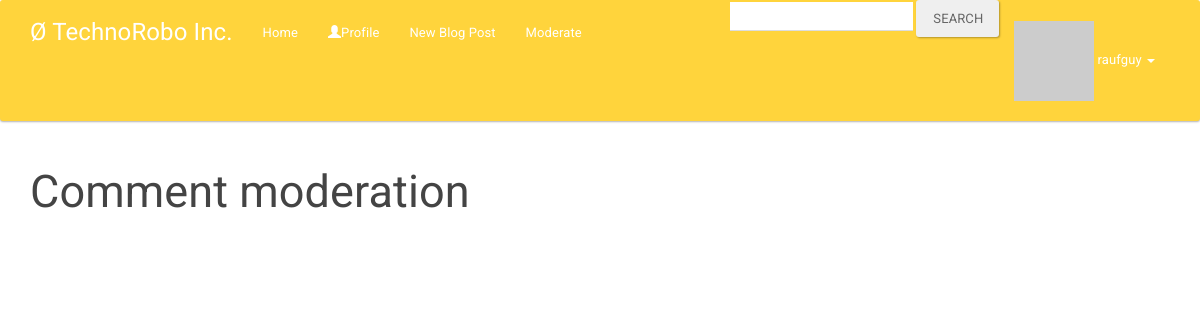
Page /moderate (signed in) on the earlier database version.
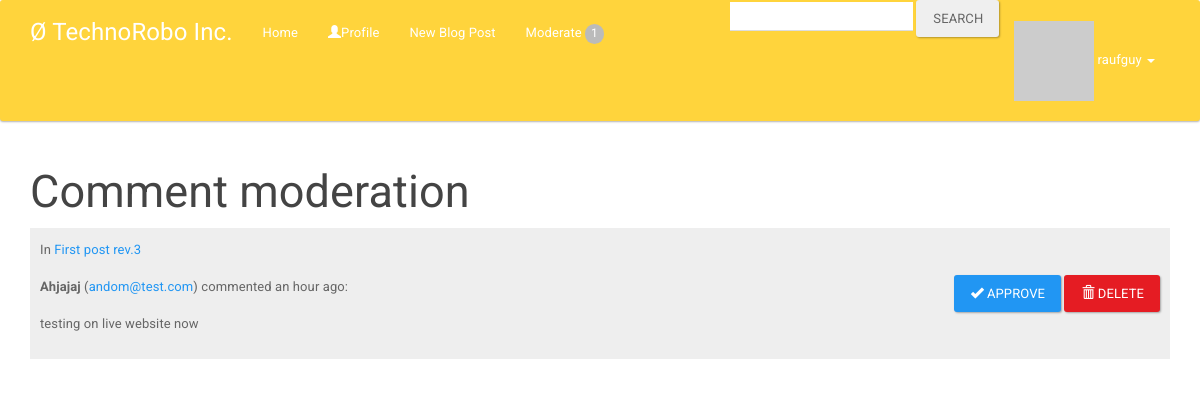
Same page on the later database version.
### blogapp/models.py (models this page shows, shortened)
class Comment(db.Model):
    __tablename__ = 'comments'
    id = db.Column(db.Integer, primary_key=True)
    body = db.Column(db.Text)
    body_html = db.Column(db.Text)
    timestamp = db.Column(db.DateTime, index=True, default=datetime.utcnow)
    author_id = db.Column(db.Integer, db.ForeignKey('users.id'))
    author_name = db.Column(db.String(64))
    author_email = db.Column(db.String(64))
    notify = db.Column(db.Boolean, default=True)
    approved = db.Column(db.Boolean, default=False)
    blogpost_id = db.Column(db.Integer, db.ForeignKey('blogposts.id'))

class BlogPost(db.Model):
    __tablename__ = 'blogposts'
    __searchable__ = ['title', 'description']
    id = db.Column(db.Integer, primary_key=True)
    title = db.Column(db.String(128), nullable=False)
    description = db.Column(db.Text)
    slides = db.Column(db.Text())
    video = db.Column(db.Text ())
    user_id = db.Column(db.Integer, db.ForeignKey('users.id'))
    venue = db.Column(db.String(128))
    venue_url = db.Column(db.String(128))
    date = db.Column(db.DateTime())
    comments = db.relationship('Comment', lazy='dynamic', backref='blogpost')

### blogapp/blog/routes.py (the view)
@blog.route('/moderate')
@login_required
def moderate():
    comments = current_user.for_moderation().order_by(Comment.timestamp.asc())
    return render_template('blog/moderate.html', comments=comments)

### blogapp/blog/forms.py
class SearchForm(Form):
    search = StringField('search', validators=[Required()])

### blogapp/blog/routes.py (called while the page is built)
@blog.before_request
def before_request():
    g.user = current_user
    g.search_form = SearchForm()
    if g.user.is_authenticated():
        g.user.last_seen = datetime.utcnow()
        db.session.add(g.user)
        db.session.commit()

@blog.after_request
def after_request(response):
    for query in get_debug_queries():
        if query.duration >= current_app.config['DATABASE_QUERY_TIMEOUT']:
            current_app._get_current_object().logger.warning("SLOW QUERY: %s\nParameters: %s\nDuration: %fs\nContext: %s\n" % (query.statement, query.parameters, query.duration, query.context))
    return response

### blogapp/models.py (called while the page is built)
@login_manager.user_loader
def load_user(user_id):
    return User.query.get(int(user_id))

    def for_moderation(self, admin=False):
        if admin and self.is_admin:
            return Comment.for_moderation()
        return Comment.query.join(BlogPost, Comment.blogpost_id == BlogPost.id).\
            filter(BlogPost.author == self).filter(Comment.approved == False)

### blogapp/templates/blog/moderate.html (shortened to what this page needs)
{% extends "base.html" %}
{% block page_content %}
<h2>Comment moderation</h2>
<ul class="comment-list">
{% for comment in comments %}
    {% set ablogpost = comment.blogpost %}
    <li class="comment">
        <p>In <a href="{{ url_for('blog.getblogpost', id=ablogpost.id) }}">{{ ablogpost.title }}</a></p>
        {% include "blog/_comment.html" %}
    </li>
{% endfor %}
</ul>
{% endblock %}

### blogapp/templates/base.html (shortened to what this page needs)
{% extends "bootstrap/base.html" %}
{% block head %}
{{ super() }}
<link rel="stylesheet" type="text/css" href="{{ url_for('static', filename='styles.css') }}">
<link rel="stylesheet" type="text/css" href="{{ url_for('static', filename='navbarstyles.css') }}">
<link rel="stylesheet" type="text/css" href="{{ url_for('static', filename='bootstrap.min.css') }}">
{% endblock %}
{% block navbar %}
<div class="navbar navbar-custom" role="navigation">
    <div class="container">
        <div class="navbar-header">
            <a class="navbar-brand" href="{{ url_for('blog.index') }}">&#216 TechnoRobo Inc.  </a>
        </div>
        <div class="collapse navbar-collapse" id="bs-example-navbar-collapse-1">
            <ul class="nav navbar-nav">
                <li><a href="{{ url_for('blog.index') }}">Home</a></li>
                {% if current_user.is_authenticated() %}
                <li><a href="{{ url_for('blog.user', username=current_user.username) }}"><span class="glyphicon glyphicon-user"></span>Profile</a></li>
                <li><a href="{{ url_for('blog.new_blogpost') }}">New Blog Post</a></li>
                {% set moderation_count = current_user.for_moderation().count() %}
                <li>
                    <a href="{{ url_for('blog.moderate') }}">Moderate
                        {% if moderation_count %}
                        <span class="badge badge-red">{{ moderation_count }}</span>
                        {% endif %}
                    </a>
                </li>
                {% endif %}
            </ul>
            <ul class="nav navbar-nav navbar-right">
                <li><form class="form-search" action="{{ url_for('blog.search') }}" method="post" name="search">{{ g.search_form.hidden_tag() }}{{ g.search_form.search(size=20) }}
  <button type="submit" class="btn">Search</button></form></li>
                {% if not current_user.is_authenticated() %}
                <li><a href="{{ url_for('auth.login') }}"><span class="glyphicon glyphicon-log-in"></span>Author Login</a></li>
                {% else %}
                 <li class="dropdown">
                    <a href="#" class="dropdown-toggle" data-toggle="dropdown"><img src="{{ current_user.gravatar(size=18) }}"> {{ current_user.username }} <b class="caret"></b></a>
                </li>
                {% endif %}
            </ul>
        </div>
    </div>
</div>
{% endblock %}
{% block content %}
<div class="container">
{% block page_content %}{% endblock %}
</div>
{% endblock %}

### blogapp/templates/blog/_comment.html (shortened to what this page needs)
<p>
    {% if comment.author %}
        {% if index %}
        <span class="label label-primary">#{{ index }}</span>
        {% endif %}
        <a href="{{ url_for('.user', username=comment.author.username) }}">{{ comment.author.username }}</a>
    {% else %}
        {% if ablogpost.author == current_user or current_user.is_admin %}
            {% if not comment.approved %}
            <div id="moderate-{{ comment.id }}" class="pull-right">
                <a class="btn btn-primary api-approve" data-id="{{ comment.id }}" href="#"><span class="glyphicon glyphicon-ok"></span> Approve</a>
                <a class="btn btn-danger api-delete" data-id="{{ comment.id }}" href="#"><span class="glyphicon glyphicon-trash"></span> Delete</a>
            </div>
            {% endif %}
        {% endif %}
        <b>{{ comment.author_name }}</b>
        {% if current_user.is_authenticated() and (ablogpost.author == current_user or current_user.is_admin) %}
        (<a href="mailto:{{ comment.author_email }}">{{ comment.author_email }}</a>)
        {% endif %}
    {% endif %}
    commented {{ moment(comment.timestamp).fromNow() }}:
</p>
<div class="comment-body">
    {{ comment.body_html | safe }}
</div>

Differences in the rows shown:
added Comment: author_name "Ahjajaj", author_email "andom@test.com", timestamp "an hour ago", body_html "testing on live website now"
now on this page (row unchanged): BlogPost: title "First post rev.3"
Other differences:
{{ moderation_count }}: (not shown) → "1"
